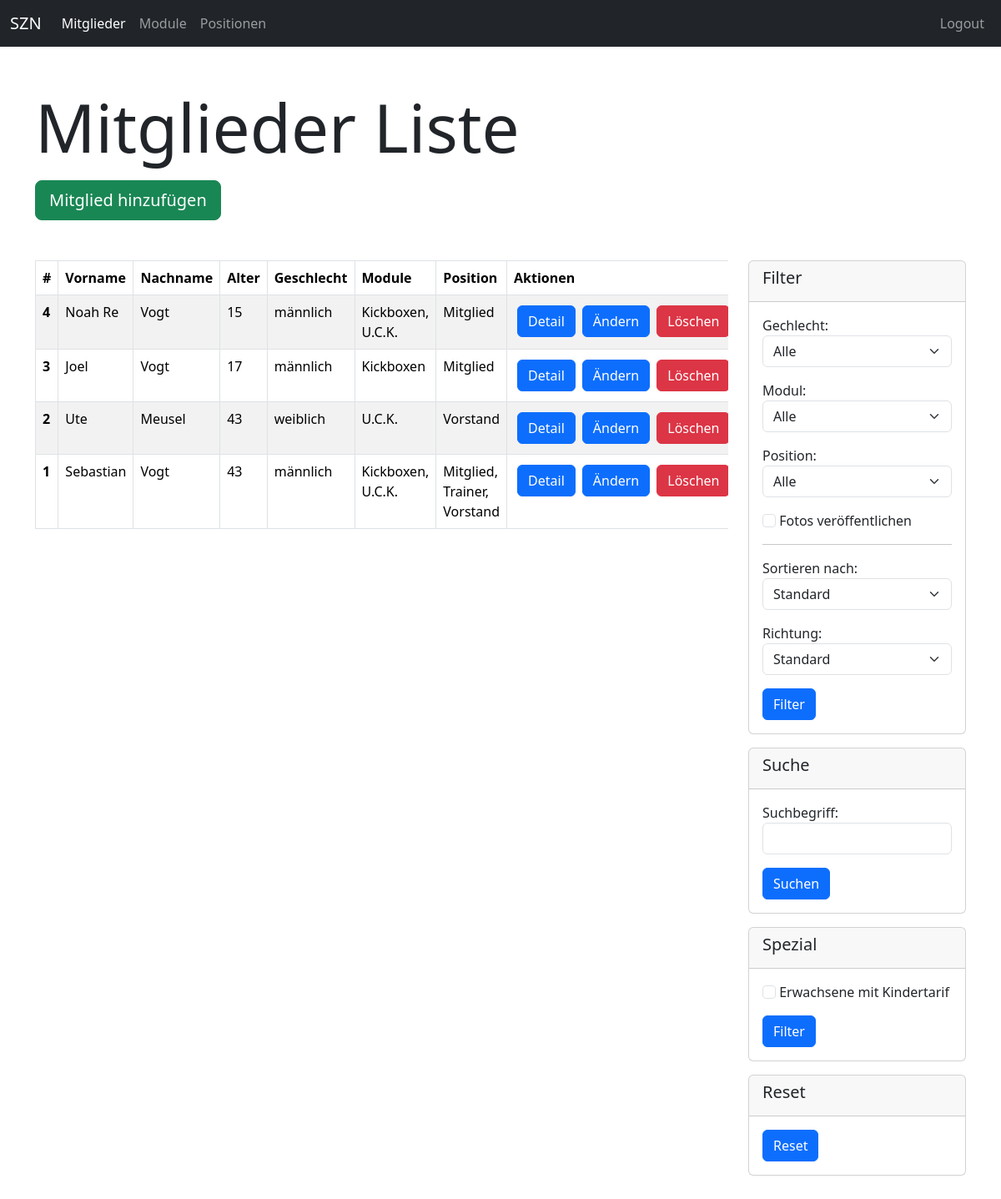
/members/members-list/ (signed in), run on an earlier commit of the app's database.
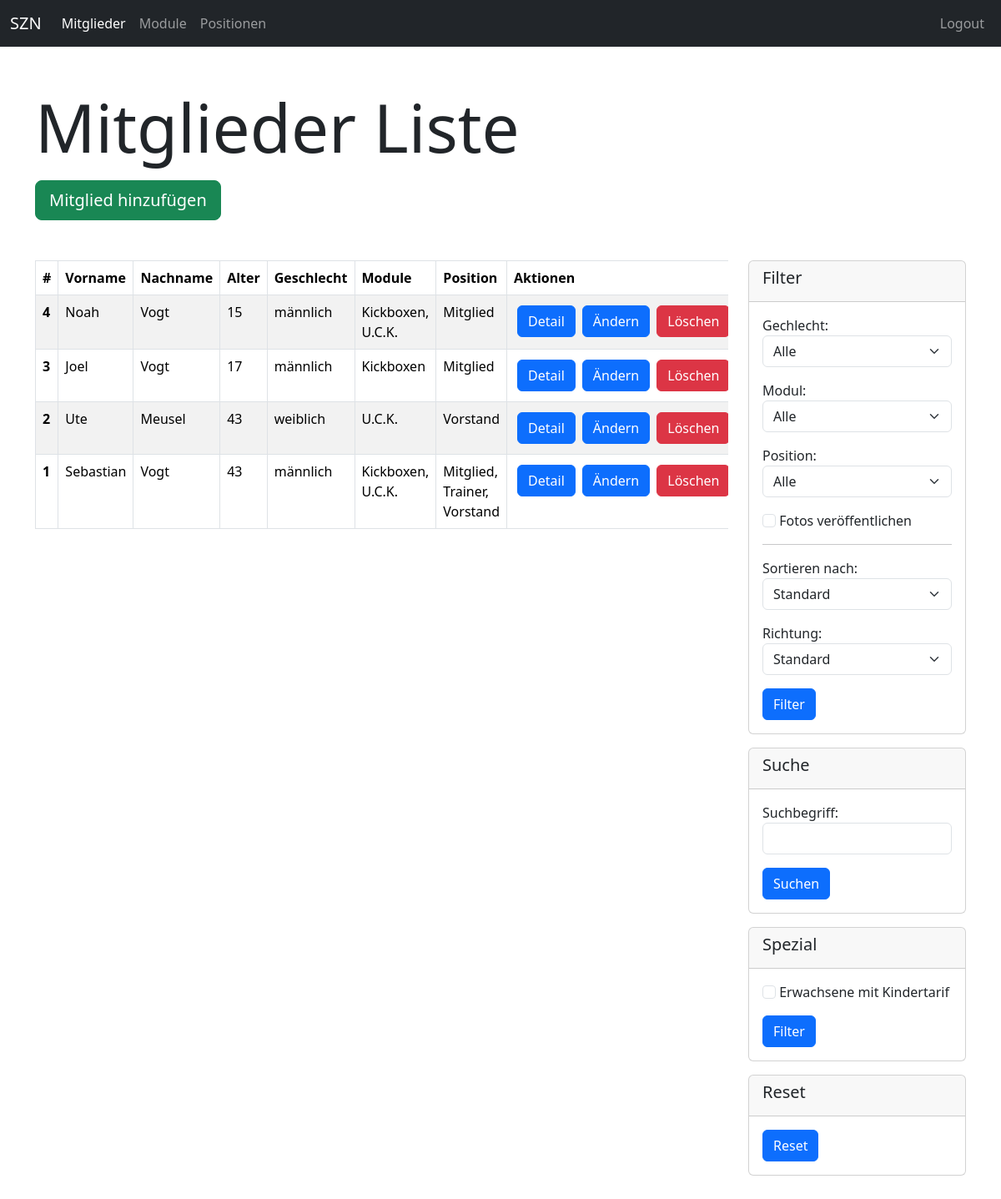
And on a later commit of the database.
### members/models.py (models this page shows, shortened)
class Member(models.Model):
    firstname = models.CharField(max_length=100)
    lastname = models.CharField(max_length=100)
    birthday = models.DateField()
    gender = models.ForeignKey(Gender, null=True, blank=True, on_delete=models.SET_NULL)
    adress = models.TextField()
    email = models.EmailField(blank=True)
    phone = models.CharField(max_length=100, blank=True)
    entry_date = models.DateField()
    account_details = models.TextField(blank=True)
    legal_representative = models.TextField(null=True, blank=True)
    positions = models.ManyToManyField(Position, blank=True)
    modules = models.ManyToManyField(Module, blank=True)
    licenses = models.ManyToManyField(License, blank=True)
    rate = models.ForeignKey(Rate, null=True, blank=True, on_delete=models.SET_NULL)
    chronic_diseases = models.TextField(null=True, blank=True)
    permanent_medication = models.TextField(null=True, blank=True)
    publish_fotos = models.BooleanField(default=False)
    is_active = models.BooleanField(default=True)
    @admin.display(description="Age")
    def get_age(self):
        now = datetime.now()
        b_day = datetime.strptime(str(self.birthday), "%Y-%m-%d")
        delta = now - b_day
        return math.floor(delta.days / 365)
    @admin.display(description="Modules")
    def get_modules_str(self):
        modules = self.modules.all().order_by("name")
        modules_list = [module.name for module in modules]
        return ", ".join(modules_list)
    @admin.display(description="Positions")
    def get_positions_str(self):
        positions = self.positions.all().order_by("name")
        positions_list = [position.name for position in positions]
        return ", ".join(positions_list)

class Gender(models.Model):
    name = models.CharField(max_length=100)
    def __str__(self):
        return self.name

class Module(models.Model):
    name = models.CharField(max_length=255)

class Position(models.Model):
    name = models.CharField(max_length=255)

### members/views.py (the view)
# urls.py: path("members-list/", views.index, name="members-index"),
def index(request):
    if not request.user.is_authenticated:
        return helpers.not_auth_redirect()
    filter_gender = request.GET.get("gender")
    filter_module = request.GET.get("module")
    filter_position = request.GET.get("position")
    filter_publish_fotos = request.GET.get("publish_fotos")
    order = request.GET.get("order")
    order_dir = request.GET.get("order_dir")
    order_dir_str = ""
    search = request.GET.get("search")
    show_adult_with_child_rate = request.GET.get("show_adult_with_child_rate")
    print(f"sawcr: {show_adult_with_child_rate}")
    members = models.Member.objects.filter(is_active=True).order_by("-id")
    genders = models.Gender.objects.all()
    modules = models.Module.objects.all()
    positions = models.Position.objects.all()
    if filter_gender != None and filter_gender != "all":
        try:
            members = members.filter(gender__id=int(filter_gender))
        except:
            url = reverse("members-index")
            HttpResponseRedirect(url)
    if filter_module != None and filter_module != "all":
        try:
            members = members.filter(modules__id=int(filter_module))
        except:
            url = reverse("members-index")
            HttpResponseRedirect(url)
    if filter_position != None and filter_position != "all":
        try:
            members = members.filter(positions__id=int(filter_position))
        except:
            url = reverse("members-index")
            HttpResponseRedirect(url)
    if filter_publish_fotos != None:
        try:
            members = members.filter(publish_fotos=True)
        except:
            url = reverse("members-index")
            HttpResponseRedirect(url)
    if search != "" and search != None:
        try:
            members = members.filter(Q(firstname__icontains=search) | Q(lastname__icontains=search)).distinct()
        except:
            url = reverse("members-index")
            HttpResponseRedirect(url)
    if order_dir != "default":
        if order_dir == "up":
            order_dir_str = ""
        elif order_dir == "down":
            order_dir_str = "-"
    if order != "default":
        if order == "firstname":
            members = members.order_by(f"{order_dir_str}{order}")
            print(f"{order_dir_str}{order}")
        elif order == "lastname":
            members = members.order_by(f"{order_dir_str}{order}")
        elif order == "birthday":
            members = members.order_by(f"{order_dir_str}{order}")
        elif order == "id":
            members = members.order_by(f"{order_dir_str}{order}")
    if show_adult_with_child_rate != None:
        members = members.filter(rate__name="Kind")
        members = [member for member in members if member.get_age() > 18]
    return render(request, "members/index.html", {
        "title": "Mitglieder Liste",
        "members": members,
        "genders": genders,
        "modules": modules,
        "positions": positions,
    })

### members/templates/members/index.html (shortened to what this page needs)
{% extends "base_two_col.html" %}
{% block header %}
    <div class="mb-3">
        <h1 class="display-1">{{ title }}</h1>
    </div>
    <div class="mb-5">
        <a class="btn btn-success btn-lg" href="{% url "members-member-new" %}">Mitglied hinzufügen</a>
    </div>
{% endblock %}
{% block main %}
    {% include "members/partials/_members_table.html" %}
{% endblock %}
{% block sidebar %}
    <div class="card mb-3">
        <div class="card-header">
            <h5>Filter</h5>
        </div>
        <div class="card-body">
           {% include "members/partials/_filter_form.html" %}
        </div>
    </div>
    <div class="card mb-3">
        <div class="card-header">
            <h5>Suche</h5>
        </div>
        <div class="card-body">
           {% include "members/partials/_search_form.html" %}
        </div>
    </div>
    <div class="card mb-3">
        <div class="card-header">
            <h5>Spezial</h5>
        </div>
        <div class="card-body">
           {% include "members/partials/_show_adult_with_child_rate.html" %}
        </div>
    </div>
    <div class="card mb-3">
        <div class="card-header">
            <h5>Reset</h5>
        </div>
        <div class="card-body">
            <a class="btn btn-primary" href="{% url "members-index" %}">Reset</a>
        </div>
    </div>
{% endblock %}

### members/templates/members/partials/_members_table.html
<div class="table-responsive">
    <table class="table table-striped table-bordered">
        <thead>
            <tr>
                <th scope="col">#</th>
                <th scope="col">Vorname</th>
                <th scope="col">Nachname</th>
                <th scope="col">Alter</th>
                <th class="d-none d-md-table-cell" scope="col">Geschlecht</th>
                <th class="d-none d-md-table-cell" scope="col">Module</th>
                <th class="d-none d-md-table-cell" scope="col">Position</th>
                <th scope="col">Aktionen</th>
            </tr>
        </thead>
        <tbody>
            {% for member in members %}
                <tr>
                    <th scope="row">{{ member.id }}</th>
                    <td>{{ member.firstname }}</td>
                    <td>{{ member.lastname }}</td>
                    <td>{{ member.get_age }}</td>
                    <td class="d-none d-md-table-cell">{{ member.gender }}</td>
                    <td class="d-none d-md-table-cell">{{ member.get_modules_str }}</td>
                    <td class="d-none d-md-table-cell">{{ member.get_positions_str }}</td>
                    <td>
                        <div class="d-flex justify-content-start">
                            <a class="btn btn-primary m-1 d-block" href="{% url "members-member-detail" id=member.id %}">Detail</a>
                            <a class="btn btn-primary m-1 d-block" href="{% url "members-member-update" id=member.id %}">Ändern</a>
                            <a class="btn btn-danger m-1 d-block" href="{% url "members-member-delete" id=member.id %}">Löschen</a>
                        </div>
                    </td>
                </tr>
            {% endfor %}
        </tbody>
    </table>
</div>

What changed in the data, as far as the page shows it:
changed Member id 4: firstname "Noah Re" → "Noah"
